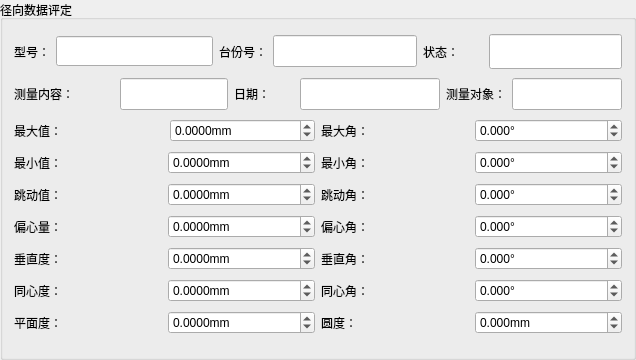
             <widget class="QGroupBox" name="groupBox_radialEvaluate">
              <property name="sizePolicy">
               <sizepolicy hsizetype="Preferred" vsizetype="Preferred">
                <horstretch>0</horstretch>
                <verstretch>0</verstretch>
               </sizepolicy>
              </property>
              <property name="minimumSize">
               <size>
                <width>600</width>
                <height>360</height>
               </size>
              </property>
              <property name="maximumSize">
               <size>
                <width>16777215</width>
                <height>400</height>
               </size>
              </property>
              <property name="title">
               <string>径向数据评定</string>
              </property>
              <layout class="QGridLayout" name="gridLayout_22">
               <item row="0" column="0" colspan="2">
                <layout class="QHBoxLayout" name="horizontalLayout_102">
                 <item>
                  <layout class="QHBoxLayout" name="horizontalLayout_58">
                   <item>
                    <widget class="QLabel" name="label_38">
                     <property name="minimumSize">
                      <size>
                       <width>0</width>
                       <height>30</height>
                      </size>
                     </property>
                     <property name="maximumSize">
                      <size>
                       <width>65</width>
                       <height>16777215</height>
                      </size>
                     </property>
                     <property name="text">
                      <string>型号：</string>
                     </property>
                    </widget>
                   </item>
                   <item>
                    <widget class="QLineEdit" name="radialTypeNum">
                     <property name="enabled">
                      <bool>true</bool>
                     </property>
                     <property name="minimumSize">
                      <size>
                       <width>155</width>
                       <height>30</height>
                      </size>
                     </property>
                     <property name="maximumSize">
                      <size>
                       <width>16777215</width>
                       <height>16777215</height>
                      </size>
                     </property>
                     <property name="text">
                      <string/>
                     </property>
                    </widget>
                   </item>
                  </layout>
                 </item>
                 <item>
                  <layout class="QHBoxLayout" name="horizontalLayout_59">
                   <item>
                    <widget class="QLabel" name="label_39">
                     <property name="maximumSize">
                      <size>
                       <width>80</width>
                       <height>16777215</height>
                      </size>
                     </property>
                     <property name="text">
                      <string>台份号：</string>
                     </property>
                    </widget>
                   </item>
                   <item>
                    <widget class="QLineEdit" name="radialUnitNum">
                     <property name="enabled">
                      <bool>true</bool>
                     </property>
                     <property name="minimumSize">
                      <size>
                       <width>100</width>
                       <height>32</height>
                      </size>
                     </property>
                     <property name="maximumSize">
                      <size>
                       <width>16777215</width>
                       <height>16777215</height>
                      </size>
                     </property>
                     <property name="text">
                      <string/>
                     </property>
                    </widget>
                   </item>
                  </layout>
                 </item>
                 <item>
                  <layout class="QHBoxLayout" name="horizontalLayout_60">
                   <item>
                    <widget class="QLabel" name="label_40">
                     <property name="minimumSize">
                      <size>
                       <width>60</width>
                       <height>0</height>
                      </size>
                     </property>
                     <property name="maximumSize">
                      <size>
                       <width>80</width>
                       <height>16777215</height>
                      </size>
                     </property>
                     <property name="text">
                      <string>状态：</string>
                     </property>
                    </widget>
                   </item>
                   <item>
                    <widget class="QLineEdit" name="radialStatus">
                     <property name="enabled">
                      <bool>true</bool>
                     </property>
                     <property name="minimumSize">
                      <size>
                       <width>80</width>
                       <height>32</height>
                      </size>
                     </property>
                     <property name="maximumSize">
                      <size>
                       <width>16777215</width>
                       <height>35</height>
                      </size>
                     </property>
                     <property name="text">
                      <string/>
                     </property>
                    </widget>
                   </item>
                  </layout>
                 </item>
                </layout>
               </item>
               <item row="1" column="0" colspan="2">
                <layout class="QHBoxLayout" name="horizontalLayout_103">
                 <item>
                  <layout class="QHBoxLayout" name="horizontalLayout_61">
                   <item>
                    <widget class="QLabel" name="label_62">
                     <property name="minimumSize">
                      <size>
                       <width>100</width>
                       <height>30</height>
                      </size>
                     </property>
                     <property name="maximumSize">
                      <size>
                       <width>150</width>
                       <height>16777215</height>
                      </size>
                     </property>
                     <property name="text">
                      <string>测量内容：</string>
                     </property>
                    </widget>
                   </item>
                   <item>
                    <widget class="QLineEdit" name="radialDetectContent">
                     <property name="enabled">
                      <bool>true</bool>
                     </property>
                     <property name="minimumSize">
                      <size>
                       <width>0</width>
                       <height>32</height>
                      </size>
                     </property>
                     <property name="text">
                      <string/>
                     </property>
                    </widget>
                   </item>
                  </layout>
                 </item>
                 <item>
                  <layout class="QHBoxLayout" name="horizontalLayout_62">
                   <item>
                    <widget class="QLabel" name="label_61">
                     <property name="minimumSize">
                      <size>
                       <width>60</width>
                       <height>0</height>
                      </size>
                     </property>
                     <property name="text">
                      <string>日期：</string>
                     </property>
                    </widget>
                   </item>
                   <item>
                    <widget class="QLineEdit" name="radialDate">
                     <property name="minimumSize">
                      <size>
                       <width>140</width>
                       <height>32</height>
                      </size>
                     </property>
                     <property name="maximumSize">
                      <size>
                       <width>135</width>
                       <height>16777215</height>
                      </size>
                     </property>
                     <property name="text">
                      <string/>
                     </property>
                    </widget>
                   </item>
                  </layout>
                 </item>
                 <item>
                  <layout class="QHBoxLayout" name="horizontalLayout_63">
                   <item>
                    <widget class="QLabel" name="label_63">
                     <property name="maximumSize">
                      <size>
                       <width>210</width>
                       <height>16777215</height>
                      </size>
                     </property>
                     <property name="text">
                      <string>测量对象：</string>
                     </property>
                    </widget>
                   </item>
                   <item>
                    <widget class="QLineEdit" name="radialDetectObj">
                     <property name="minimumSize">
                      <size>
                       <width>110</width>
                       <height>32</height>
                      </size>
                     </property>
                     <property name="maximumSize">
                      <size>
                       <width>60</width>
                       <height>16777215</height>
                      </size>
                     </property>
                     <property name="text">
                      <string/>
                     </property>
                    </widget>
                   </item>
                  </layout>
                 </item>
                </layout>
               </item>
               <item row="2" column="0">
                <layout class="QHBoxLayout" name="horizontalLayout_64">
                 <item>
                  <widget class="QLabel" name="label_64">
                   <property name="minimumSize">
                    <size>
                     <width>150</width>
                     <height>0</height>
                    </size>
                   </property>
                   <property name="text">
                    <string>最大值：</string>
                   </property>
                  </widget>
                 </item>
                 <item>
                  <widget class="QDoubleSpinBox" name="radialEvaluateMaxValue">
                   <property name="minimumSize">
                    <size>
                     <width>0</width>
                     <height>0</height>
                    </size>
                   </property>
                   <property name="maximumSize">
                    <size>
                     <width>16777215</width>
                     <height>16777215</height>
                    </size>
                   </property>
                   <property name="suffix">
                    <string>mm</string>
                   </property>
                   <property name="decimals">
                    <number>4</number>
                   </property>
                   <property name="minimum">
                    <double>-9999.000000000000000</double>
                   </property>
                   <property name="maximum">
                    <double>9999.000000000000000</double>
                   </property>
                   <property name="value">
                    <double>0.000000000000000</double>
                   </property>
                  </widget>
                 </item>
                </layout>
               </item>
               <item row="2" column="1">
                <layout class="QHBoxLayout" name="horizontalLayout_65">
                 <item>
                  <widget class="QLabel" name="label_65">
                   <property name="minimumSize">
                    <size>
                     <width>0</width>
                     <height>0</height>
                    </size>
                   </property>
                   <property name="maximumSize">
                    <size>
                     <width>16777215</width>
                     <height>16777215</height>
                    </size>
                   </property>
                   <property name="text">
                    <string>最大角：</string>
                   </property>
                  </widget>
                 </item>
                 <item>
                  <widget class="QDoubleSpinBox" name="radialEvaluateMaxAngle">
                   <property name="minimumSize">
                    <size>
                     <width>120</width>
                     <height>0</height>
                    </size>
                   </property>
                   <property name="suffix">
                    <string>°</string>
                   </property>
                   <property name="decimals">
                    <number>3</number>
                   </property>
                   <property name="minimum">
                    <double>-999.000000000000000</double>
                   </property>
                   <property name="maximum">
                    <double>9999.000000000000000</double>
                   </property>
                   <property name="value">
                    <double>0.000000000000000</double>
                   </property>
                  </widget>
                 </item>
                </layout>
               </item>
               <item row="3" column="0">
                <layout class="QHBoxLayout" name="horizontalLayout_66">
                 <item>
                  <widget class="QLabel" name="label_66">
                   <property name="text">
                    <string>最小值：</string>
                   </property>
                  </widget>
                 </item>
                 <item>
                  <widget class="QDoubleSpinBox" name="radialEvaluateMinValue">
                   <property name="suffix">
                    <string>mm</string>
                   </property>
                   <property name="decimals">
                    <number>4</number>
                   </property>
                   <property name="minimum">
                    <double>-9999.000000000000000</double>
                   </property>
                   <property name="maximum">
                    <double>9999.000000000000000</double>
                   </property>
                   <property name="value">
                    <double>0.000000000000000</double>
                   </property>
                  </widget>
                 </item>
                </layout>
               </item>
               <item row="3" column="1">
                <layout class="QHBoxLayout" name="horizontalLayout_67">
                 <item>
                  <widget class="QLabel" name="label_67">
                   <property name="text">
                    <string>最小角：</string>
                   </property>
                  </widget>
                 </item>
                 <item>
                  <widget class="QDoubleSpinBox" name="radialEvaluateMinAngle">
                   <property name="suffix">
                    <string>°</string>
                   </property>
                   <property name="decimals">
                    <number>3</number>
                   </property>
                   <property name="minimum">
                    <double>-999.000000000000000</double>
                   </property>
                   <property name="maximum">
                    <double>9999.000000000000000</double>
                   </property>
                   <property name="value">
                    <double>0.000000000000000</double>
                   </property>
                  </widget>
                 </item>
                </layout>
               </item>
               <item row="4" column="0">
                <layout class="QHBoxLayout" name="horizontalLayout_68">
                 <item>
                  <widget class="QLabel" name="label_68">
                   <property name="text">
                    <string>跳动值：</string>
                   </property>
                  </widget>
                 </item>
                 <item>
                  <widget class="QDoubleSpinBox" name="radialEvaluateBeatValue">
                   <property name="suffix">
                    <string>mm</string>
                   </property>
                   <property name="decimals">
                    <number>4</number>
                   </property>
                   <property name="minimum">
                    <double>-9999.000000000000000</double>
                   </property>
                   <property name="maximum">
                    <double>9999.000000000000000</double>
                   </property>
                   <property name="value">
                    <double>0.000000000000000</double>
                   </property>
                  </widget>
                 </item>
                </layout>
               </item>
               <item row="4" column="1">
                <layout class="QHBoxLayout" name="horizontalLayout_69">
                 <item>
                  <widget class="QLabel" name="label_69">
                   <property name="text">
                    <string>跳动角：</string>
                   </property>
                  </widget>
                 </item>
                 <item>
                  <widget class="QDoubleSpinBox" name="radialEvaluateBeatAngle">
                   <property name="suffix">
                    <string>°</string>
                   </property>
                   <property name="decimals">
                    <number>3</number>
                   </property>
                   <property name="minimum">
                    <double>-999.000000000000000</double>
                   </property>
                   <property name="maximum">
                    <double>9999.000000000000000</double>
                   </property>
                   <property name="value">
                    <double>0.000000000000000</double>
                   </property>
                  </widget>
                 </item>
                </layout>
               </item>
               <item row="5" column="0">
                <layout class="QHBoxLayout" name="horizontalLayout_74">
                 <item>
                  <widget class="QLabel" name="label_74">
                   <property name="text">
                    <string>偏心量：</string>
                   </property>
                  </widget>
                 </item>
                 <item>
                  <widget class="QDoubleSpinBox" name="radialEccentricity">
                   <property name="suffix">
                    <string>mm</string>
                   </property>
                   <property name="decimals">
                    <number>4</number>
                   </property>
                   <property name="minimum">
                    <double>-9999.000000000000000</double>
                   </property>
                   <property name="maximum">
                    <double>9999.000000000000000</double>
                   </property>
                   <property name="value">
                    <double>0.000000000000000</double>
                   </property>
                  </widget>
                 </item>
                </layout>
               </item>
               <item row="5" column="1">
                <layout class="QHBoxLayout" name="horizontalLayout_75">
                 <item>
                  <widget class="QLabel" name="label_75">
                   <property name="text">
                    <string>偏心角：</string>
                   </property>
                  </widget>
                 </item>
                 <item>
                  <widget class="QDoubleSpinBox" name="radialEccentricAngle">
                   <property name="suffix">
                    <string>°</string>
                   </property>
                   <property name="decimals">
                    <number>3</number>
                   </property>
                   <property name="minimum">
                    <double>-999.000000000000000</double>
                   </property>
                   <property name="maximum">
                    <double>9999.000000000000000</double>
                   </property>
                   <property name="value">
                    <double>0.000000000000000</double>
                   </property>
                  </widget>
                 </item>
                </layout>
               </item>
               <item row="6" column="0">
                <layout class="QHBoxLayout" name="horizontalLayout_70">
                 <item>
                  <widget class="QLabel" name="label_70">
                   <property name="text">
                    <string>垂直度：</string>
                   </property>
                  </widget>
                 </item>
                 <item>
                  <widget class="QDoubleSpinBox" name="radialEvaluateVerticalValue">
                   <property name="suffix">
                    <string>mm</string>
                   </property>
                   <property name="decimals">
                    <number>4</number>
                   </property>
                   <property name="minimum">
                    <double>-9999.000000000000000</double>
                   </property>
                   <property name="maximum">
                    <double>9999.000000000000000</double>
                   </property>
                  </widget>
                 </item>
                </layout>
               </item>
               <item row="6" column="1">
                <layout class="QHBoxLayout" name="horizontalLayout_71">
                 <item>
                  <widget class="QLabel" name="label_71">
                   <property name="text">
                    <string>垂直角：</string>
                   </property>
                  </widget>
                 </item>
                 <item>
                  <widget class="QDoubleSpinBox" name="radialEvaluateVerticalAngle">
                   <property name="suffix">
                    <string>°</string>
                   </property>
                   <property name="decimals">
                    <number>3</number>
                   </property>
                   <property name="minimum">
                    <double>-999.000000000000000</double>
                   </property>
                   <property name="maximum">
                    <double>9999.000000000000000</double>
                   </property>
                  </widget>
                 </item>
                </layout>
               </item>
               <item row="7" column="0">
                <layout class="QHBoxLayout" name="horizontalLayout_72">
                 <item>
                  <widget class="QLabel" name="label_72">
                   <property name="text">
                    <string>同心度：</string>
                   </property>
                  </widget>
                 </item>
                 <item>
                  <widget class="QDoubleSpinBox" name="radialConcentricity">
                   <property name="suffix">
                    <string>mm</string>
                   </property>
                   <property name="decimals">
                    <number>4</number>
                   </property>
                   <property name="minimum">
                    <double>-9999.000000000000000</double>
                   </property>
                   <property name="maximum">
                    <double>9999.000000000000000</double>
                   </property>
                  </widget>
                 </item>
                </layout>
               </item>
               <item row="7" column="1">
                <layout class="QHBoxLayout" name="horizontalLayout_73">
                 <item>
                  <widget class="QLabel" name="label_73">
                   <property name="text">
                    <string>同心角：</string>
                   </property>
                  </widget>
                 </item>
                 <item>
                  <widget class="QDoubleSpinBox" name="radialConcentricAngle">
                   <property name="suffix">
                    <string>°</string>
                   </property>
                   <property name="decimals">
                    <number>3</number>
                   </property>
                   <property name="minimum">
                    <double>-999.000000000000000</double>
                   </property>
                   <property name="maximum">
                    <double>9999.000000000000000</double>
                   </property>
                  </widget>
                 </item>
                </layout>
               </item>
               <item row="8" column="0">
                <layout class="QHBoxLayout" name="horizontalLayout_76">
                 <item>
                  <widget class="QLabel" name="label_76">
                   <property name="text">
                    <string>平面度：</string>
                   </property>
                  </widget>
                 </item>
                 <item>
                  <widget class="QDoubleSpinBox" name="radialFlatness">
                   <property name="suffix">
                    <string>mm</string>
                   </property>
                   <property name="decimals">
                    <number>4</number>
                   </property>
                   <property name="minimum">
                    <double>-9999.000000000000000</double>
                   </property>
                   <property name="maximum">
                    <double>9999.000000000000000</double>
                   </property>
                  </widget>
                 </item>
                </layout>
               </item>
               <item row="8" column="1">
                <layout class="QHBoxLayout" name="horizontalLayout_77">
                 <item>
                  <widget class="QLabel" name="label_77">
                   <property name="text">
                    <string>圆度：</string>
                   </property>
                  </widget>
                 </item>
                 <item>
                  <widget class="QDoubleSpinBox" name="radialRoundness">
                   <property name="suffix">
                    <string>mm</string>
                   </property>
                   <property name="decimals">
                    <number>3</number>
                   </property>
                   <property name="minimum">
                    <double>-999.000000000000000</double>
                   </property>
                   <property name="maximum">
                    <double>9999.000000000000000</double>
                   </property>
                  </widget>
                 </item>
                </layout>
               </item>
              </layout>
             </widget>
